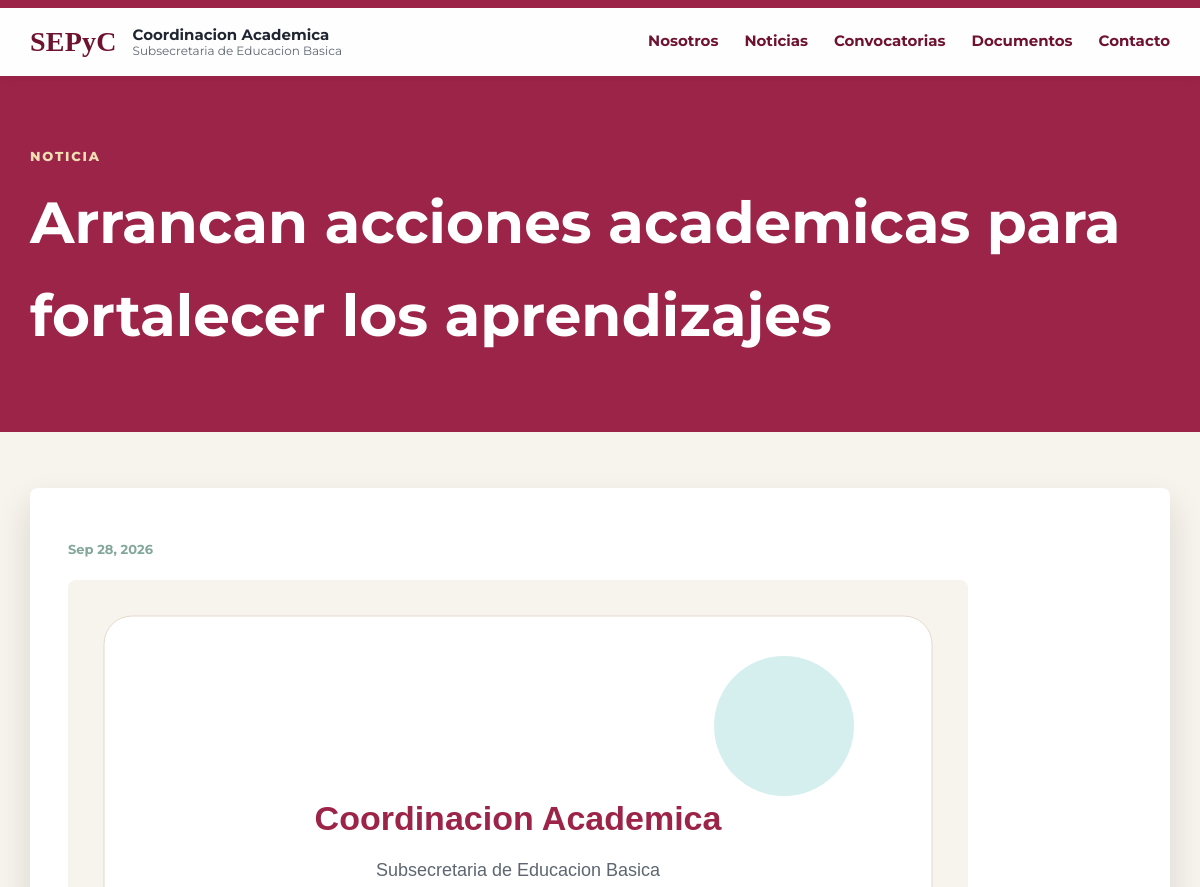
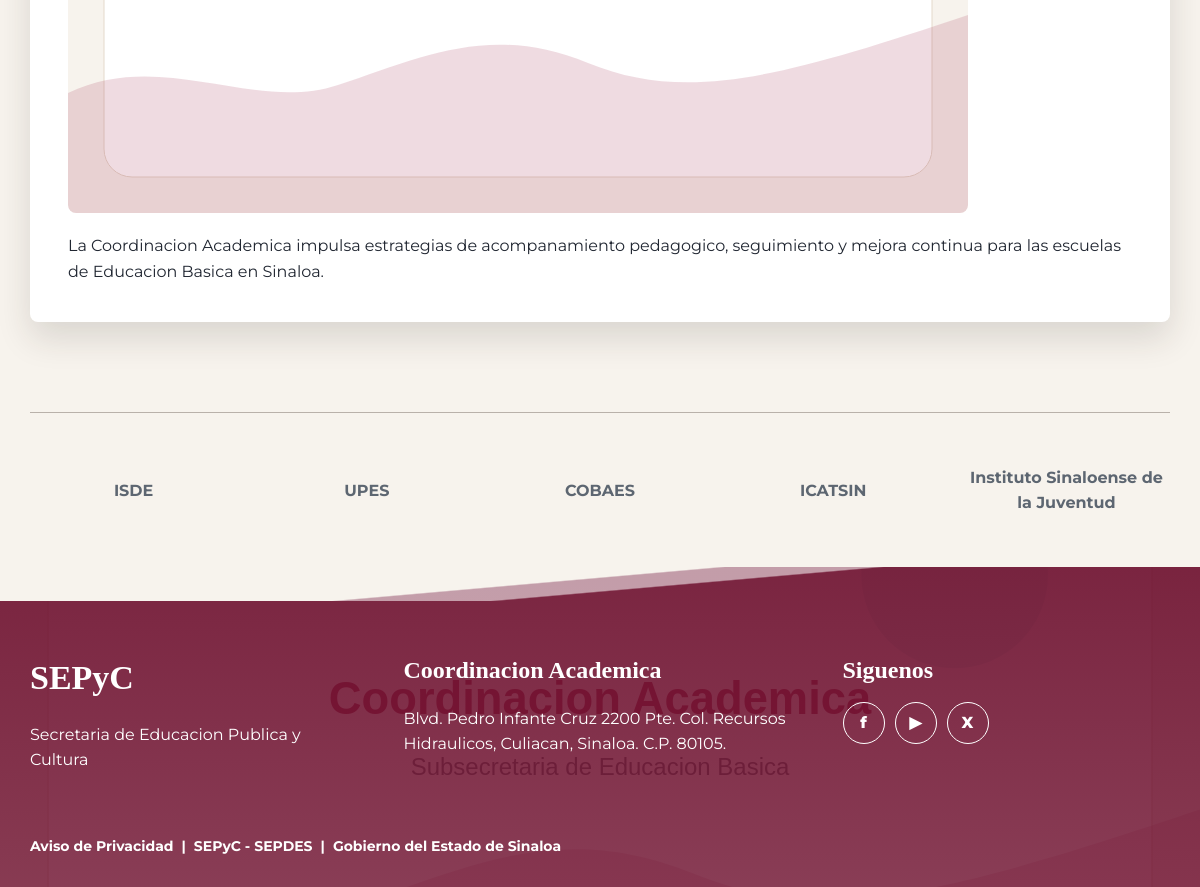
Page /noticia.php?slug=arrancan-acciones-academicas on the committed database (2 pictures, top to bottom).
### tables this page shows
CREATE TABLE menu_items (
    id INT UNSIGNED AUTO_INCREMENT PRIMARY KEY,
    label VARCHAR(120) NOT NULL,
    url VARCHAR(255) NOT NULL,
    sort_order INT NOT NULL DEFAULT 0,
    is_active TINYINT(1) NOT NULL DEFAULT 1
);

CREATE TABLE posts (
    id INT UNSIGNED AUTO_INCREMENT PRIMARY KEY,
    title VARCHAR(255) NOT NULL,
    slug VARCHAR(255) NOT NULL UNIQUE,
    type ENUM('noticia','comunicado','convocatoria') NOT NULL DEFAULT 'noticia',
    body TEXT NULL,
    image VARCHAR(255) NULL,
    published_at DATETIME NOT NULL,
    status ENUM('published','draft') NOT NULL DEFAULT 'published',
    created_at TIMESTAMP DEFAULT CURRENT_TIMESTAMP
);

CREATE TABLE allies (
    id INT UNSIGNED AUTO_INCREMENT PRIMARY KEY,
    name VARCHAR(180) NOT NULL,
    url VARCHAR(255) NOT NULL DEFAULT '#',
    image VARCHAR(255) NULL,
    sort_order INT NOT NULL DEFAULT 0,
    is_active TINYINT(1) NOT NULL DEFAULT 1
);

### includes/functions.php (called while the page is built, shortened)
<?php
require_once __DIR__ . '/database.php';
function e(?string $value): string
{
    return htmlspecialchars((string) $value, ENT_QUOTES, 'UTF-8');
}
function setting(string $key, string $fallback = ''): string
{
    static $settings = null;
    if ($settings === null) {
        try {
            $rows = db()->query('SELECT setting_key, setting_value FROM settings')->fetchAll();
            $settings = [];
            foreach ($rows as $row) {
                $settings[$row['setting_key']] = $row['setting_value'];
            }
        } catch (Throwable $exception) {
            $settings = [];
        }
    }
    return $settings[$key] ?? $fallback;
}
function rows(string $sql, array $params = []): array
{
    $statement = db()->prepare($sql);
    $statement->execute($params);
    return $statement->fetchAll();
}
function row(string $sql, array $params = []): ?array
{
    $statement = db()->prepare($sql);
    $statement->execute($params);
    $result = $statement->fetch();
    return $result ?: null;
}
function asset(string $path): string
{
    $base = trim(BASE_URL);
    return ($base ? rtrim($base, '/') . '/' : '') . 'assets/' . ltrim($path, '/');
}
function upload_url(?string $path): string
{
    if (!$path) {
        return asset('img/placeholder.svg');
    }
    $base = trim(UPLOAD_URL);
    return ($base ? rtrim($base, '/') . '/' : 'uploads/') . ltrim($path, '/');
}

### includes/database.php (called while the page is built, shortened)
<?php
function db(): PDO
{
    static $pdo = null;
    if ($pdo === null) {
        $dsn = 'mysql:host=' . DB_HOST . ';dbname=' . DB_NAME . ';charset=utf8mb4';
        $pdo = new PDO($dsn, DB_USER, DB_PASS, [
            PDO::ATTR_ERRMODE => PDO::ERRMODE_EXCEPTION,
            PDO::ATTR_DEFAULT_FETCH_MODE => PDO::FETCH_ASSOC,
        ]);
    }
    return $pdo;
}

### noticia.php (the view, shortened to what this page needs)
<?php
require_once __DIR__ . '/includes/functions.php';
$post = row("SELECT * FROM posts WHERE slug = ? AND status = 'published'", [$_GET['slug'] ?? '']);
require __DIR__ . '/includes/header.php';
?>
<section class="page-hero"><div class="container"><p class="eyebrow"><?= e($post['type'] ?? 'Aviso') ?></p><h1><?= e($post['title'] ?? 'Contenido no encontrado') ?></h1></div></section>
<section class="content-page"><div class="container content-box">
<?php if ($post): ?>
    <p class="date"><?= e(date('M d, Y', strtotime($post['published_at']))) ?></p>
    <img src="<?= e(upload_url($post['image'])) ?>" alt="<?= e($post['title']) ?>" style="border-radius:8px;margin:20px 0;">
    <?= nl2br(e($post['body'])) ?>
<?php else: ?>
    <p>El contenido solicitado no esta disponible.</p>
<?php endif; ?>
</div></section>
<?php require __DIR__ . '/includes/footer.php'; ?>

### includes/header.php (shortened to what this page needs)
<?php
require_once __DIR__ . '/functions.php';
$menuItems = rows('SELECT label, url FROM menu_items WHERE is_active = 1 ORDER BY sort_order, id');
?>
<!doctype html>
<html lang="es">
<head>
    <meta name="description" content="<?= e(setting('site_description', 'Coordinacion Academica de la Subsecretaria de Educacion Basica')) ?>">
    <link rel="stylesheet" href="<?= e(asset('css/styles.css')) ?>">
</head>
<body>
<header class="site-header">
    <div class="topline"></div>
    <nav class="navbar container" aria-label="Menu principal">
        <a class="brand" href="<?= e(BASE_URL ? rtrim(BASE_URL, '/') . '/' : 'index.php') ?>">
            <span class="brand-mark">SEPyC</span>
            <span class="brand-text">
                <strong><?= e(setting('site_name', 'Coordinacion Academica')) ?></strong>
                <small>Subsecretaria de Educacion Basica</small>
            </span>
        </a>
        <div class="menu" data-menu>
            <?php foreach ($menuItems as $item): ?>
                <a href="<?= e($item['url']) ?>"><?= e($item['label']) ?></a>
            <?php endforeach; ?>
        </div>
    </nav>
</header>
<main>

### includes/footer.php (shortened to what this page needs)
<?php
$allies = rows('SELECT name, url, image FROM allies WHERE is_active = 1 ORDER BY sort_order, id');
?>
</main>
<footer class="site-footer">
    <?php if ($allies): ?>
        <section class="allies">
            <div class="container allies-grid">
                <?php foreach ($allies as $ally): ?>
                    <a href="<?= e($ally['url']) ?>" target="_blank" rel="noopener">
                        <?php if ($ally['image']): ?>
                            <img src="<?= e(upload_url($ally['image'])) ?>" alt="<?= e($ally['name']) ?>">
                        <?php else: ?>
                            <span><?= e($ally['name']) ?></span>
                        <?php endif; ?>
                    </a>
                <?php endforeach; ?>
            </div>
        </section>
    <?php endif; ?>
    <div class="footer-main">
        <div class="footer-wave" aria-hidden="true"></div>
        <div class="container footer-grid">
            <div>
                <div class="footer-logo">SEPyC</div>
                <p><?= e(setting('footer_department', 'Secretaria de Educacion Publica y Cultura')) ?></p>
            </div>
            <div>
                <h2><?= e(setting('footer_title', 'Coordinacion Academica')) ?></h2>
                <p><?= nl2br(e(setting('address', 'Blvd. Pedro Infante Cruz 2200 Pte. Col. Recursos Hidraulicos, Culiacan, Sinaloa.'))) ?></p>
            </div>
            <div>
                <h2>Siguenos</h2>
                <div class="social">
                    <a href="<?= e(setting('facebook_url', '#')) ?>" aria-label="Facebook">f</a>
                    <a href="<?= e(setting('youtube_url', '#')) ?>" aria-label="YouTube">▶</a>
                    <a href="<?= e(setting('x_url', '#')) ?>" aria-label="X">X</a>
                </div>
            </div>
        </div>
        <div class="container legal">
            <a href="#">Aviso de Privacidad</a>
            <span>|</span>
            <a href="#">SEPyC - SEPDES</a>
            <span>|</span>
            <a href="#">Gobierno del Estado de Sinaloa</a>
        </div>
    </div>
</footer>
</body>
</html>

### assets/css/styles.css (style rules this page uses)
:root { --wine: #9d2449; --wine-dark: #6f1230; --wine-deep: #5b0d26; --teal: #1aa6a1; --gold: #bda468; --green: #185d4b; --rose: #b13d51; --ink: #202631; --muted: #5d6671; --line: #ddd4ca; --paper: #f7f3ed; --white: #fff; --shadow: 0 16px 34px rgba(40, 35, 30, .14); }
* { box-sizing: border-box; }
body { margin: 0; color: var(--ink); background: var(--paper); font-family: "Montserrat", Arial, sans-serif; line-height: 1.6; }
a { color: inherit; text-decoration: none; }
img { max-width: 100%; display: block; }
.container { width: min(1140px, calc(100% - 40px)); margin: 0 auto; }
.topline { height: 8px; background: var(--wine); }
.site-header { position: sticky; top: 0; z-index: 30; background: rgba(255, 255, 255, .96); box-shadow: 0 2px 10px rgba(40, 35, 30, .08); }
.navbar { min-height: 68px; display: flex; align-items: center; justify-content: space-between; gap: 24px; }
.brand { display: flex; align-items: center; gap: 16px; }
.brand-mark { color: var(--wine-dark); font-family: Georgia, serif; font-size: 28px; font-weight: 800; letter-spacing: .2px; }
.brand-text { display: grid; line-height: 1.2; }
.brand-text strong { font-size: 15px; }
.brand-text small { color: var(--muted); font-size: 12px; }
.menu { display: flex; align-items: center; gap: 26px; color: var(--wine-dark); font-weight: 700; font-size: 15px; }
.menu a { padding: 20px 0; border-bottom: 3px solid transparent; }
.eyebrow { margin: 0 0 10px; color: #f1dfb4; font-weight: 800; text-transform: uppercase; letter-spacing: 1.8px; font-size: 13px; }
.date { color: #84a79c; font-size: 13px; font-weight: 700; }
.page-hero { padding: 70px 0; background: var(--wine); color: var(--white); }
.page-hero h1 { margin: 0; font-size: clamp(34px, 5vw, 58px); }
.content-page { padding: 56px 0; }
.content-box { padding: 38px; border-radius: 8px; background: var(--white); box-shadow: var(--shadow); }
.allies { padding: 34px 0 0; background: var(--paper); }
.allies-grid { display: grid; grid-template-columns: repeat(5, 1fr); gap: 26px; align-items: center; border-top: 1px solid #b9b1aa; padding-top: 34px; }
.allies a { min-height: 86px; display: grid; place-items: center; color: var(--muted); font-weight: 700; text-align: center; }
.site-footer { background: var(--paper); }
.footer-main { position: relative; overflow: hidden; margin-top: 34px; color: var(--white); background: linear-gradient(rgba(111,18,48,.92), rgba(111,18,48,.82)), url("../img/placeholder.svg") center / cover; }
.footer-wave { height: 34px; background: linear-gradient(175deg, var(--paper) 0 45%, rgba(255,255,255,.55) 46% 55%, transparent 56%); }
.footer-grid { display: grid; grid-template-columns: 1fr 1.2fr 1fr; gap: 46px; padding: 50px 0 46px; }
.footer-logo { font-family: Georgia, serif; font-size: 34px; font-weight: 800; }
.footer-grid h2 { margin: 0 0 12px; font-family: Georgia, serif; font-size: 24px; }
.social { display: flex; gap: 10px; }
.social a { display: grid; place-items: center; width: 42px; height: 42px; border: 1px solid var(--white); border-radius: 50%; font-weight: 800; }
.legal { padding: 0 0 30px; display: flex; gap: 8px; flex-wrap: wrap; font-size: 14px; font-weight: 700; }

### rows in the picture
menu_items: label "Nosotros"
menu_items: label "Noticias"
menu_items: label "Convocatorias"
menu_items: label "Documentos"
menu_items: label "Contacto"
posts: type "NOTICIA", title "Arrancan acciones academicas para fortalecer los aprendizajes", published_at "Sep 28, 2026", body "La Coordinacion Academica impulsa estrategias de acompanamiento pedagogico, seguimiento y mejora continua para las escuelas de Educacion Basica en Sinaloa."
allies: name "ISDE"
allies: name "UPES"
allies: name "COBAES"
allies: name "ICATSIN"
allies: name "Instituto Sinaloense de la Juventud"

### other values in the picture
setting('site_name', 'Coordinacion Academica') "Coordinacion Academica"
setting('footer_title', 'Coordinacion Academica') "Coordinacion Academica"
